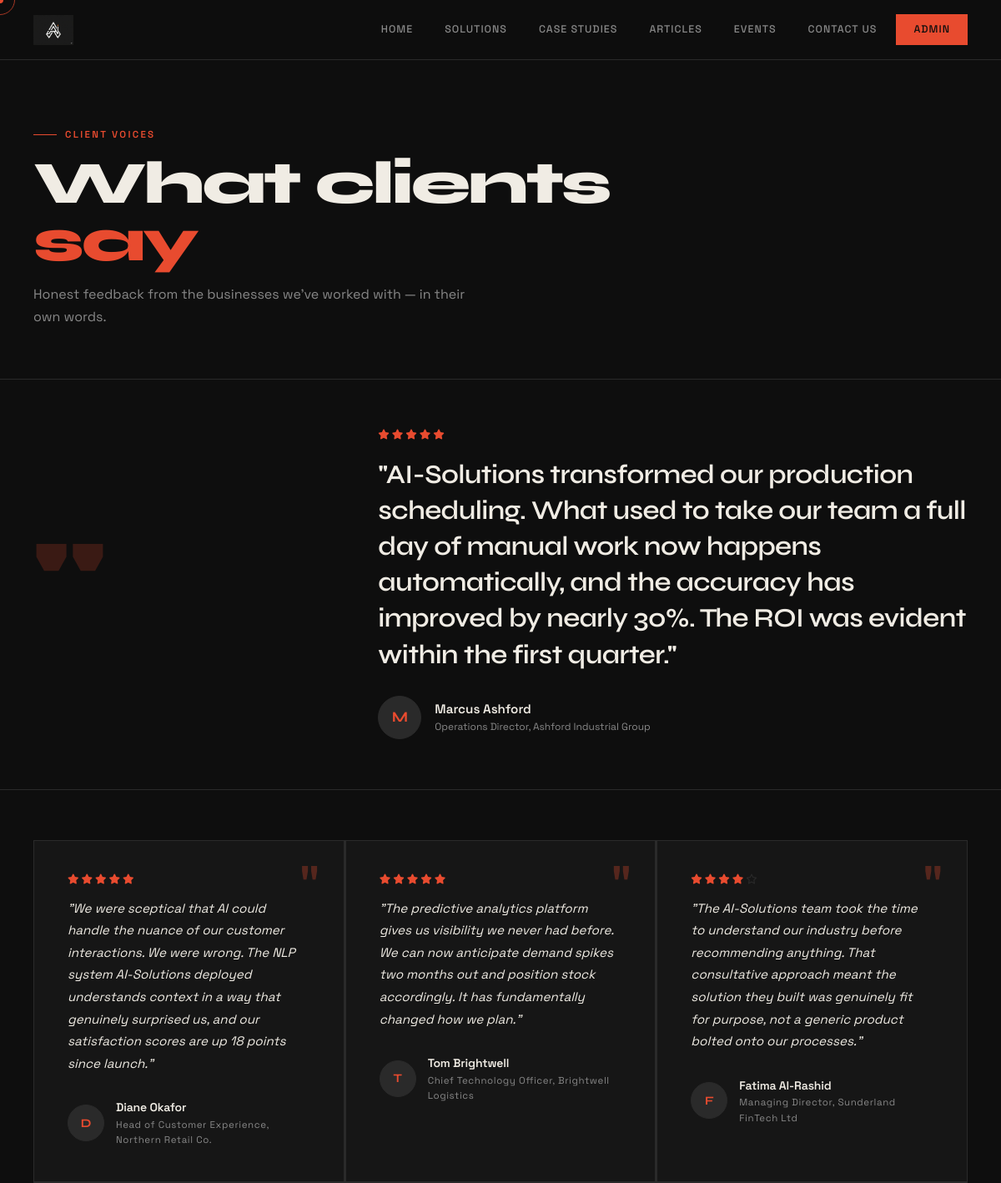
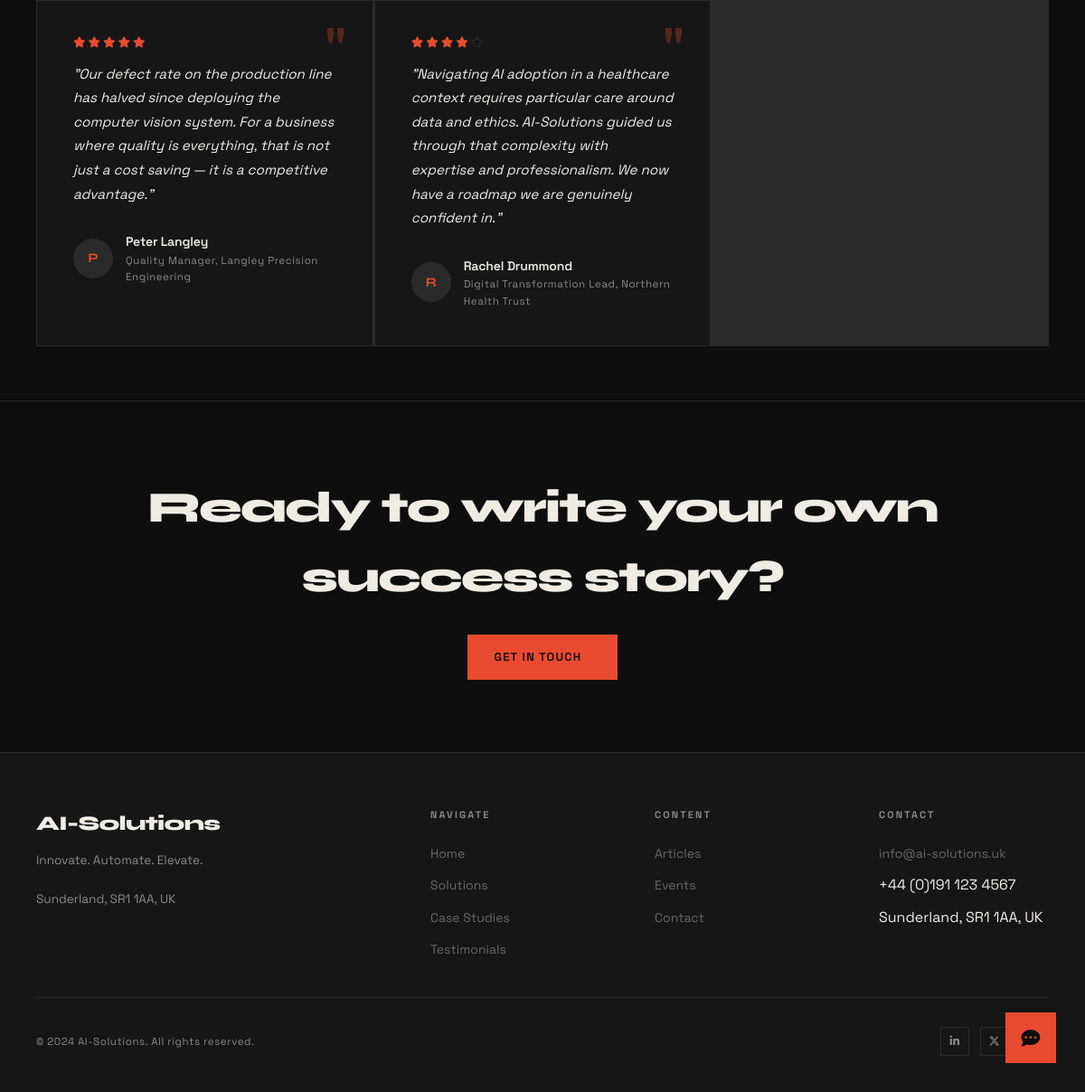
Screenshot of /testimonials with the database file from the repository (2 pictures, top to bottom).
### models.py (models this page shows)
class SiteSettings(db.Model):
    __tablename__ = 'site_settings'
    id = db.Column(db.Integer, primary_key=True)
    company_logo = db.Column(db.String(300), nullable=True)
    company_name = db.Column(db.String(200), default='AI-Solutions')
    tagline = db.Column(db.String(500))
    address = db.Column(db.String(300))
    email = db.Column(db.String(120))
    phone = db.Column(db.String(50))
    linkedin_url = db.Column(db.String(300), nullable=True)
    twitter_url = db.Column(db.String(300), nullable=True)
    facebook_url = db.Column(db.String(300), nullable=True)
    instagram_url = db.Column(db.String(300), nullable=True)
    github_url = db.Column(db.String(300), nullable=True)

class Testimonial(db.Model):
    __tablename__ = 'testimonial'
    id = db.Column(db.Integer, primary_key=True)
    customer_name = db.Column(db.String(100), nullable=False)
    job_title = db.Column(db.String(100))
    company = db.Column(db.String(100))
    quote = db.Column(db.Text)
    rating = db.Column(db.Integer, default=5)
    avatar = db.Column(db.String(300), nullable=True)
    is_published = db.Column(db.Boolean, default=True)

### app.py (the view)
@app.route('/testimonials')
def testimonials():
    testimonials = Testimonial.query.filter_by(is_published=True).all()
    return render_template('testimonials.html', testimonials=testimonials)

### app.py (called while the page is built)
@app.context_processor
def inject_settings():
    settings = db.session.get(SiteSettings, 1)
    if not settings:
        settings = SiteSettings(id=1, company_name='AI-Solutions')
    return dict(settings=settings)

### templates/testimonials.html (shortened to what this page needs)
{% extends "base.html" %}
{% block content %}
<div class="page-hero">
  <div class="page-label">Client Voices</div>
  <h1>What clients<br><span style="color:var(--acc)">say</span></h1>
  <p>Honest feedback from the businesses we've worked with — in their own words.</p>
</div>
{% if testimonials %}
{% set featured = testimonials[0] %}
<div style="border-bottom:1px solid var(--bdr); padding:60px 40px; max-width:1280px; margin:0 auto;">
  <div style="display:grid; grid-template-columns:1fr 2fr; gap:60px; align-items:center;">
    <div>
      <div style="font-family:var(--font-display); font-size:clamp(5rem,12vw,10rem); font-weight:800; color:var(--acc); opacity:0.2; line-height:0.8;">"</div>
    </div>
    <div>
      <div class="star-rating" style="margin-bottom:20px;">
        {% for i in range(featured.rating) %}<i class="fas fa-star"></i>{% endfor %}
      </div>
      <blockquote style="font-family:var(--font-display); font-size:clamp(1.3rem,3vw,2rem); font-weight:600; letter-spacing:-0.02em; line-height:1.35; color:var(--fg); margin-bottom:28px;">
        "{{ featured.quote }}"
      </blockquote>
      <div style="display:flex; align-items:center; gap:16px;">
        {% if featured.avatar %}
          <img src="{{ url_for('static', filename=featured.avatar) }}" alt="{{ featured.customer_name }}"
               style="width:52px; height:52px; border-radius:50%; object-fit:cover; border:1px solid var(--bdr);">
        {% else %}
          <div class="testimonial-avatar-placeholder" style="width:52px; height:52px; font-size:1.1rem;">{{ featured.customer_name[0] }}</div>
        {% endif %}
        <div>
          <div style="font-weight:600; font-size:0.95rem;">{{ featured.customer_name }}</div>
          <div style="font-size:0.75rem; color:var(--muted);">{{ featured.job_title }}{% if featured.company %}, {{ featured.company }}{% endif %}</div>
        </div>
      </div>
    </div>
  </div>
</div>
{% if testimonials|length > 1 %}
<div style="max-width:1280px; margin:0 auto; padding:60px 40px;">
  <div class="grid-3">
    {% for t in testimonials[1:] %}
    <div class="testimonial-card">
      <div class="testimonial-quote-mark">"</div>
      <div class="star-rating">
        {% for i in range(t.rating) %}<i class="fas fa-star"></i>{% endfor %}
        {% for i in range(5 - t.rating) %}<i class="far fa-star" style="color:var(--bdr)"></i>{% endfor %}
      </div>
      <p class="testimonial-text">"{{ t.quote }}"</p>
      <div class="testimonial-author">
        {% if t.avatar %}
          <img src="{{ url_for('static', filename=t.avatar) }}" alt="{{ t.customer_name }}" class="testimonial-avatar">
        {% else %}
          <div class="testimonial-avatar-placeholder">{{ t.customer_name[0] }}</div>
        {% endif %}
        <div>
          <div class="testimonial-name">{{ t.customer_name }}</div>
          <div class="testimonial-role">{{ t.job_title }}{% if t.company %}, {{ t.company }}{% endif %}</div>
        </div>
      </div>
    </div>
    {% endfor %}
  </div>
</div>
{% endif %}
{% else %}
<div style="max-width:1280px; margin:0 auto; padding:100px 40px; text-align:center; color:var(--muted);">
  <i class="fas fa-star" style="font-size:3rem; opacity:0.2; display:block; margin-bottom:16px;"></i>
  <p>No testimonials yet.</p>
</div>
{% endif %}
<section style="border-top:1px solid var(--bdr); padding:80px 40px; text-align:center;">
  <h2 style="font-family:var(--font-display); font-size:clamp(1.8rem,4vw,3rem); font-weight:800; letter-spacing:-0.04em; margin-bottom:16px;">
    Ready to write your own success story?
  </h2>
  <a href="{{ url_for('contact') }}" class="btn btn-primary" style="margin-top:8px;">
    <span>Get in Touch</span>
  </a>
</section>
{% endblock %}

### templates/base.html (shortened to what this page needs)
<!DOCTYPE html>
<html lang="en">
<head>
  <link rel="stylesheet" href="https://cdnjs.cloudflare.com/ajax/libs/font-awesome/6.5.0/css/all.min.css">
  <link rel="stylesheet" href="{{ url_for('static', filename='css/style.css') }}">
</head>
<body>
<nav class="navbar">
  <a href="{{ url_for('index') }}" class="nav-logo">
    {% if settings and settings.company_logo %}
      <img src="{{ url_for('static', filename=settings.company_logo) }}" alt="{{ settings.company_name }}">
    {% else %}
      <span class="logo-dot"></span>
      <span>{{ settings.company_name if settings else 'AI-Solutions' }}</span>
    {% endif %}
  </a>
  <div class="nav-links" id="nav-links">
    <a href="{{ url_for('index') }}" class="{{ 'active' if request.endpoint == 'index' }}">Home</a>
    <a href="{{ url_for('solutions') }}" class="{{ 'active' if request.endpoint == 'solutions' }}">Solutions</a>
    <a href="{{ url_for('case_studies') }}" class="{{ 'active' if request.endpoint == 'case_studies' }}">Case Studies</a>
    <a href="{{ url_for('articles') }}" class="{{ 'active' if request.endpoint in ['articles','article_detail'] }}">Articles</a>
    <a href="{{ url_for('events') }}" class="{{ 'active' if request.endpoint == 'events' }}">Events</a>
    <a href="{{ url_for('contact') }}" class="{{ 'active' if request.endpoint == 'contact' }}">Contact Us</a>
    <a href="{{ url_for('admin_login') }}" class="nav-cta">Admin</a>
  </div>
</nav>
<div class="page-wrapper">
  {% block content %}{% endblock %}
</div>
<footer class="footer">
  <div class="footer-inner">
    <div class="footer-top">
      <div>
        <div class="footer-brand">{{ settings.company_name if settings else 'AI-Solutions' }}</div>
        <p class="footer-tagline">{{ settings.tagline if settings else 'Innovate. Automate. Elevate.' }}<br><br>{{ settings.address if settings else 'Sunderland, UK' }}</p>
      </div>
      <div>
        <div class="footer-col-title">Navigate</div>
        <ul class="footer-links">
          <li><a href="{{ url_for('index') }}">Home</a></li>
          <li><a href="{{ url_for('solutions') }}">Solutions</a></li>
          <li><a href="{{ url_for('case_studies') }}">Case Studies</a></li>
          <li><a href="{{ url_for('testimonials') }}">Testimonials</a></li>
        </ul>
      </div>
      <div>
        <div class="footer-col-title">Content</div>
        <ul class="footer-links">
          <li><a href="{{ url_for('articles') }}">Articles</a></li>
          <li><a href="{{ url_for('events') }}">Events</a></li>
          <li><a href="{{ url_for('contact') }}">Contact</a></li>
        </ul>
      </div>
      <div>
        <div class="footer-col-title">Contact</div>
        <ul class="footer-links">
          {% if settings and settings.email %}<li><a href="mailto:{{ settings.email }}">{{ settings.email }}</a></li>{% endif %}
          {% if settings and settings.phone %}<li>{{ settings.phone }}</li>{% endif %}
          {% if settings and settings.address %}<li>{{ settings.address }}</li>{% endif %}
        </ul>
      </div>
    </div>
    <div class="footer-bottom">
      <span>&copy; {{ now().year if now is defined else '2024' }} {{ settings.company_name if settings else 'AI-Solutions' }}. All rights reserved.</span>
      <div class="footer-social">
        {% if settings and settings.linkedin_url %}<a href="{{ settings.linkedin_url }}" target="_blank"><i class="fab fa-linkedin-in"></i></a>{% endif %}
        {% if settings and settings.twitter_url %}<a href="{{ settings.twitter_url }}" target="_blank"><i class="fab fa-x-twitter"></i></a>{% endif %}
        {% if settings and settings.github_url %}<a href="{{ settings.github_url }}" target="_blank"></a>{% endif %}
      </div>
    </div>
  </div>
</footer>
<button class="chatbot-btn" id="chatbot-btn" aria-label="Open chat">
  <i class="fas fa-comment-dots"></i>
</button>
</body>
</html>

### rows the page displays
SiteSettings: company_logo (picture), company_name "AI-Solutions", tagline "Innovate. Automate. Elevate.", address "Sunderland, SR1 1AA, UK", email "info@ai-solutions.uk", phone "+44 (0)191 123 4567"
Testimonial: rating 5 (drawn), quote "AI-Solutions transformed our production scheduling. What used to take our team a full day of manual work now happens automatically, and the accuracy has improved by nearly 30%. The ROI was evident within the first quarter.", customer_name "M", customer_name "Marcus Ashford", job_title "Operations Director", company "Ashford Industrial Group"
Testimonial: rating 5 (drawn), quote "We were sceptical that AI could handle the nuance of our customer interactions. We were wrong. The NLP system AI-Solutions deployed understands context in a way that genuinely surprised us, and our satisfaction scores are up 18 points since launch.", customer_name "D", customer_name "Diane Okafor", job_title "Head of Customer Experience", company "Northern Retail Co."
Testimonial: rating 5 (drawn), quote "The predictive analytics platform gives us visibility we never had before. We can now anticipate demand spikes two months out and position stock accordingly. It has fundamentally changed how we plan.", customer_name "T", customer_name "Tom Brightwell", job_title "Chief Technology Officer", company "Brightwell Logistics"
Testimonial: rating 4 (drawn), quote "The AI-Solutions team took the time to understand our industry before recommending anything. That consultative approach meant the solution they built was genuinely fit for purpose, not a generic product bolted onto our processes.", customer_name "F", customer_name "Fatima Al-Rashid", job_title "Managing Director", company "Sunderland FinTech Ltd"
Testimonial: rating 5 (drawn), quote "Our defect rate on the production line has halved since deploying the computer vision system. For a business where quality is everything, that is not just a cost saving — it is a competitive advantage.", customer_name "P", customer_name "Peter Langley", job_title "Quality Manager", company "Langley Precision Engineering"
Testimonial: rating 4 (drawn), quote "Navigating AI adoption in a healthcare context requires particular care around data and ethics. AI-Solutions guided us through that complexity with expertise and professionalism. We now have a roadmap we are genuinely confident in.", customer_name "R", customer_name "Rachel Drummond", job_title "Digital Transformation Lead", company "Northern Health Trust"
